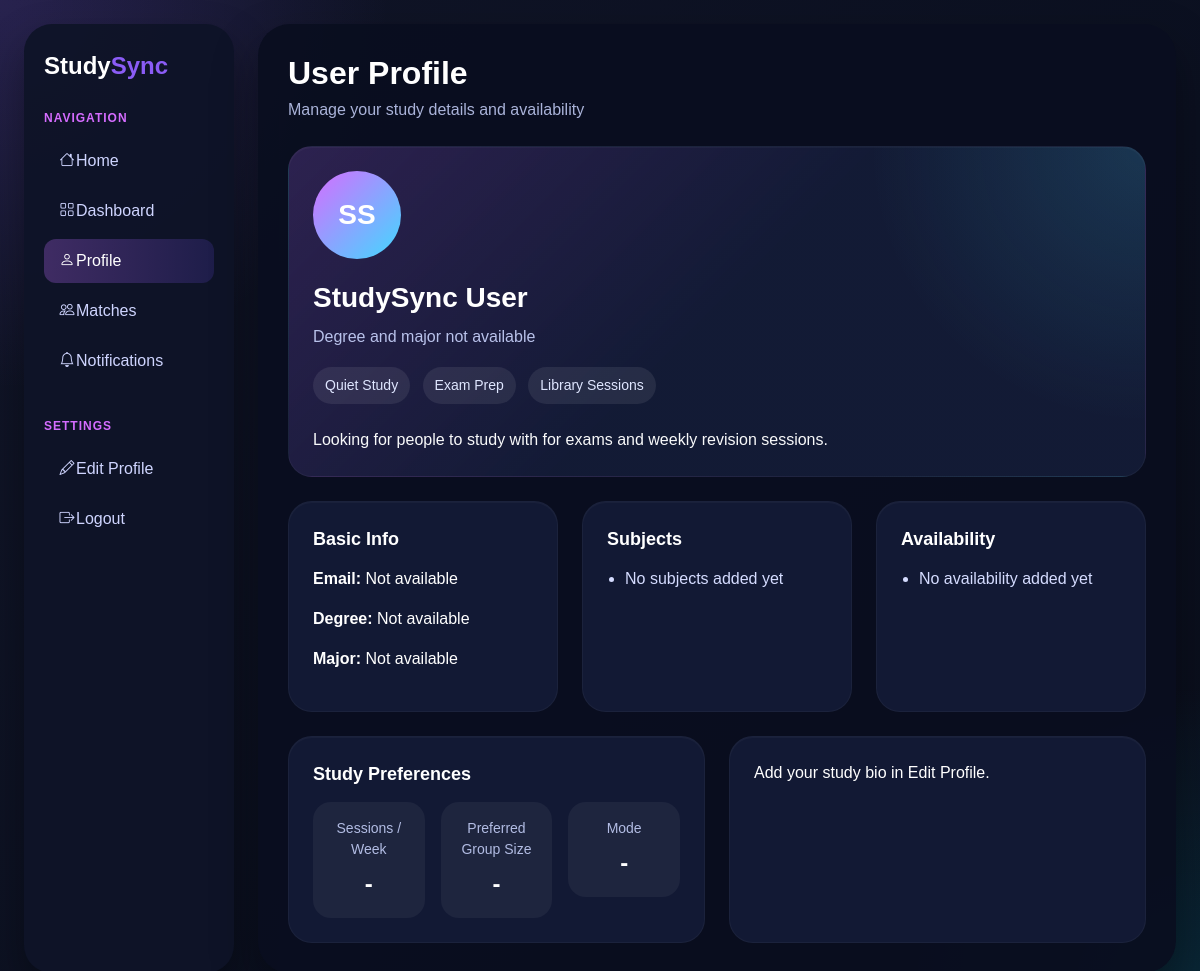
Before: /profile with the older database file.
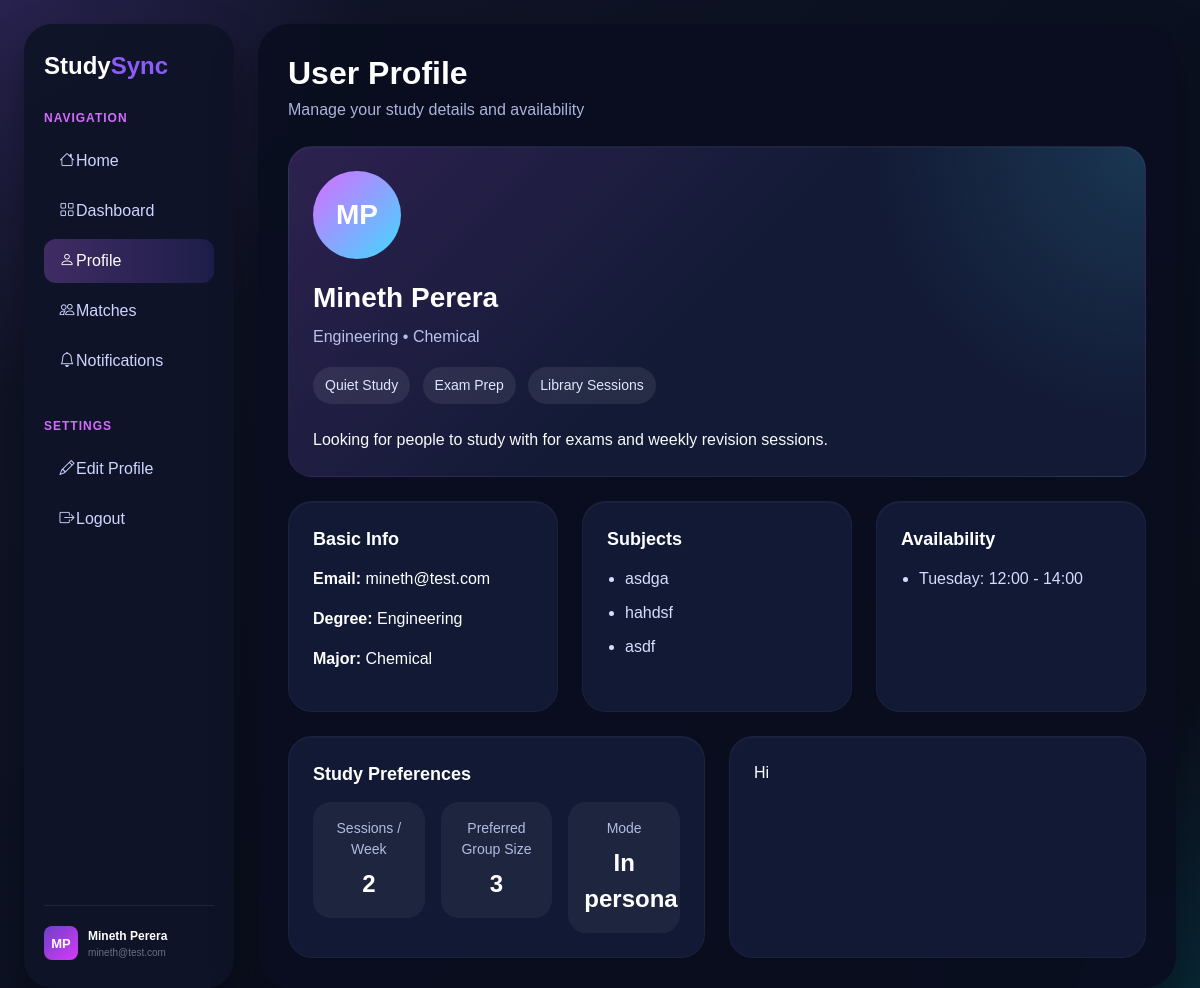
After: the same page with the newer database file.
### database.py (models this page shows, shortened)
class User(db.Model):
    id = db.Column(db.Integer, primary_key=True)
    first_name = db.Column(db.String(50), nullable=False)
    last_name = db.Column(db.String(50), nullable=False)
    email = db.Column(db.String(120), unique=True, nullable=False)
    degree = db.Column(db.String(100), nullable=False)
    major = db.Column(db.String(100), nullable=False)
    bio = db.Column(db.Text, nullable=True)
    sessions_per_week = db.Column(db.Integer, nullable=True)
    preferred_group_size = db.Column(db.String(20), nullable=True)
    study_mode = db.Column(db.String(30), nullable=True)
    subjects = db.relationship('UserSubject', backref='user', lazy=True, cascade='all, delete-orphan')
    availabilities = db.relationship('UserAvailability', backref='user', lazy=True, cascade='all, delete-orphan')

class UserSubject(db.Model):
    id = db.Column(db.Integer, primary_key=True)
    user_id = db.Column(db.Integer, db.ForeignKey('user.id'), nullable=False)
    subject_code = db.Column(db.String(30), nullable=False)

class UserAvailability(db.Model):
    id = db.Column(db.Integer, primary_key=True)
    user_id = db.Column(db.Integer, db.ForeignKey('user.id'), nullable=False)
    day_of_week = db.Column(db.String(20), nullable=False)
    start_time = db.Column(db.String(10), nullable=False)
    end_time = db.Column(db.String(10), nullable=False)

### app.py (the view, shortened to what this page needs)
@app.route("/profile", methods=["GET", "POST"])
def profile():
    user_id = request.args.get("user_id", type=int)
    if user_id is None:
        user_id = request.form.get("user_id", default=1, type=int)
    user = db.session.get(User, user_id)
    if user is None:
        return render_template(
            "userpages.html",
            current_user=None,
            subjects=[],
            availability_map={},
            day_names=DAY_NAMES,
            time_options=TIME_OPTIONS,
            profile_errors=[],
            open_profile_modal=False,
        )
    subject_codes = [item.subject_code for item in user.subjects]
    availability_map = {day: [] for day in DAY_NAMES}
    for item in user.availabilities:
        availability_map.setdefault(item.day_of_week, []).append((item.start_time, item.end_time))
    return render_template(
        "userpages.html",
        current_user=user,
        subjects=subject_codes,
        availability_map=availability_map,
        day_names=DAY_NAMES,
        time_options=TIME_OPTIONS,
        profile_errors=[],
        open_profile_modal=False,
    )

### templates/userpages.html (shortened to what this page needs)
<!DOCTYPE html>
<html lang="en">
<head>
    <link href="https://cdn.jsdelivr.net/npm/bootstrap-icons@1.11.3/font/bootstrap-icons.css" rel="stylesheet">
    <link
        href="https://cdn.jsdelivr.net/npm/bootstrap@5.3.8/dist/css/bootstrap.min.css"
        rel="stylesheet"
    />
     <link rel="stylesheet" href="{{ url_for('static', filename='styles.css') }}">
</head>
<body>
    <div class="app-shell">
        <aside class="sidebar">
            <h2><span class="logo-study">Study</span><span class="logo-sync">Sync</span></h2>
            <div class="sidebar-section">
                <div class="sidebar-title">Navigation</div>
                <a href="{{ url_for('landing') }}">
                    <i class="bi bi-house"></i> Home
                </a>
                <a href="{{ url_for('dashboard') }}">
                    <i class="bi bi-grid"></i> Dashboard
                </a>
                <a href="{{ url_for('profile') }}" class="active">
                    <i class="bi bi-person"></i> Profile
                </a>
                <a href="#">
                    <i class="bi bi-people"></i> Matches
                </a>
                <a href="{{ url_for('notifications') }}">
                    <i class="bi bi-bell"></i> Notifications
                </a>
            </div>
            <div class="sidebar-section">
                <div class="sidebar-title">Settings</div>
                <a href="#" id="editProfileBtn"><i class="bi bi-pencil"></i> Edit Profile</a>
                <a href="#"><i class="bi bi-box-arrow-right"></i> Logout</a>
            </div>
            {% if current_user %}
            <div class="sidebar-user-footer">
                <div class="sidebar-user-avatar">
                    {{ current_user.first_name[0] }}{{ current_user.last_name[0] }}
                </div>
                <div>
                    <div class="sidebar-user-name">{{ current_user.first_name }} {{ current_user.last_name }}</div>
                    <div class="sidebar-user-email">{{ current_user.email }}</div>
                </div>
            </div>
            {% endif %}
        </aside>
        <main class="main-content">
            <div class="page-header">
                <div>
                    <h1>User Profile</h1>
                    <p>Manage your study details and availability</p>
                </div>
            </div>
            <section class="profile-card">
                <div class="avatar">
                    {% if current_user %}
                        {{ current_user.first_name[0] }}{{ current_user.last_name[0] }}
                    {% else %}
                        SS
                    {% endif %}
                </div>
                <div class="profile-name">
                    {% if current_user %}
                        {{ current_user.first_name }} {{ current_user.last_name }}
                    {% else %}
                        StudySync User
                    {% endif %}
                </div>
                <div class="profile-subtext">
                    {% if current_user %}
                        {{ current_user.degree }} • {{ current_user.major }}
                    {% else %}
                        Degree and major not available
                    {% endif %}
                </div>
                <div class="mb-3">
                    <span class="tag">Quiet Study</span>
                    <span class="tag">Exam Prep</span>
                    <span class="tag">Library Sessions</span>
                </div>
                <p class="mb-0 text-light">Looking for people to study with for exams and weekly revision sessions.</p>
            </section>
            <div class="row g-4">
                <div class="col-lg-4">
                    <section class="info-card h-100">
                        <div class="section-heading">Basic Info</div>
                        <p><strong>Email:</strong> <span id="emailDisplay">{{ current_user.email if current_user else 'Not available' }}</span></p>
                        <p><strong>Degree:</strong> <span id="uniDisplay">{{ current_user.degree if current_user else 'Not available' }}</span></p>
                        <p><strong>Major:</strong> <span id="yearDisplay">{{ current_user.major if current_user else 'Not available' }}</span></p>
                    </section>
                </div>
                <div class="col-lg-4">
                    <section class="info-card h-100">
                        <div class="section-heading">Subjects</div>
                        <ul class="info-list">
                            {% if subjects %}
                                {% for subject in subjects %}
                                    <li>{{ subject }}</li>
                                {% endfor %}
                            {% else %}
                                <li>No subjects added yet</li>
                            {% endif %}
                        </ul>
                    </section>
                </div>
                <div class="col-lg-4">
                    <section class="info-card h-100">
                        <div class="d-flex justify-content-between align-items-center">
                            <div class="section-heading">Availability</div>
                        </div>
                        <ul class="info-list">
                            {% for day in day_names %}
                                {% if availability_map.get(day) %}
                                    {% for slot in availability_map[day] %}
                                        <li id="{{ day|lower }}Display{{ loop.index }}">{{ day }}: {{ slot[0] }} - {{ slot[1] }}</li>
                                    {% endfor %}
                                {% endif %}
                            {% endfor %}
                            {% if not availability_map.values() | select | list %}
                                <li>No availability added yet</li>
                            {% endif %}
                        </ul>
                    </section>
                </div>
                <div class="col-lg-6">
                    <section class="info-card h-100">
                        <div class="section-heading">Study Preferences</div>
                        <div class="row g-3">
                            <div class="col-sm-4">
                                <div class="stats-box">
                                    <div class="stats-label">Sessions / Week</div>
                                    <div class="stats-value">{{ current_user.sessions_per_week if current_user and current_user.sessions_per_week else '-' }}</div>
                                </div>
                            </div>
                            <div class="col-sm-4">
                                <div class="stats-box">
                                    <div class="stats-label">Preferred Group Size</div>
                                    <div class="stats-value">{{ current_user.preferred_group_size if current_user and current_user.preferred_group_size else '-' }}</div>
                                </div>
                            </div>
                            <div class="col-sm-4">
                                <div class="stats-box">
                                    <div class="stats-label">Mode</div>
                                    <div class="stats-value">{{ current_user.study_mode if current_user and current_user.study_mode else '-' }}</div>
                                </div>
                            </div>
                        </div>
                    </section>
                </div>
                <div class="col-lg-6">
                    <section class="info-card h-100">
                        <p class="mb-0" id="aboutDisplay">{{ current_user.bio if current_user and current_user.bio else 'Add your study bio in Edit Profile.' }}</p>
                    </section>
                </div>
            </div>
        </main>
    </div>
</body>
</html>

### static/styles.css (style rules this page uses)
* { box-sizing: border-box; }
body { margin: 0; overflow-x: auto; min-height: 100vh; font-family: Arial, sans-serif; background: radial-gradient(circle at top left, rgba(144, 95, 255, 0.18), transparent 25%), radial-gradient(circle at bottom right, rgba(0, 224, 255, 0.12), transparent 20%), linear-gradient(135deg, #111528, #0b1020 60%, #0a0e1b); color: #ffffff; }
.app-shell { display: flex; min-height: 100vh; padding: 24px; gap: 24px; }
.sidebar { width: 250px; flex-shrink: 0; background: rgba(14, 20, 40, 0.95); border-radius: 28px; padding: 28px 20px; box-shadow: 0 20px 40px rgba(0, 0, 0, 0.35); display: flex; flex-direction: column; }
.sidebar h2 { font-size: 24px; font-weight: 700; margin-bottom: 28px; }
.logo-study { color: #ffffff; font-weight: 700; }
.logo-sync { color: #8b5cf6; font-weight: 700; }
.sidebar-section { margin-bottom: 28px; }
.sidebar-title { font-size: 12px; letter-spacing: 1px; text-transform: uppercase; color: #d56cff; margin-bottom: 12px; font-weight: 700; }
.sidebar a { display: flex; align-items: center; text-decoration: none; color: #cfd5ff; padding: 10px 14px; border-radius: 12px; margin-bottom: 6px; transition: 0.2s; }
.sidebar a i { font-size: 15px; width: 18px; text-align: center; flex-shrink: 0; }
.sidebar a:hover, .sidebar a.active { background: linear-gradient(90deg, rgba(191, 108, 255, 0.28), rgba(113, 82, 255, 0.16)); color: #ffffff; }
.sidebar-user-footer { margin-top: auto; padding-top: 20px; border-top: 1px solid rgba(255, 255, 255, 0.07); display: flex; align-items: center; gap: 10px; }
.sidebar-user-avatar { width: 34px; height: 34px; border-radius: 8px; background: linear-gradient(135deg, #6d3fc7, #d63af9); display: flex; align-items: center; justify-content: center; font-size: 13px; font-weight: 700; color: #fff; flex-shrink: 0; }
.sidebar-user-name { font-size: 12px; font-weight: 600; color: #ffffff; }
.sidebar-user-email { font-size: 10px; color: #6b7280; white-space: nowrap; overflow: hidden; text-overflow: ellipsis; }
.main-content { flex: 1; min-width: 0; background: rgba(9, 14, 31, 0.92); border-radius: 32px; padding: 30px; box-shadow: 0 20px 45px rgba(0, 0, 0, 0.35); }
.page-header { display: flex; justify-content: space-between; align-items: center; margin-bottom: 24px; gap: 20px; }
.page-header h1 { margin: 0; font-size: 32px; font-weight: 700; }
.page-header p { margin: 6px 0 0; color: #aab3d9; }
.profile-card, .info-card { background: rgba(19, 27, 54, 0.95); border-radius: 24px; padding: 24px; border: 1px solid rgba(255, 255, 255, 0.04); box-shadow: inset 0 1px 0 rgba(255, 255, 255, 0.03); }
.profile-card { margin-bottom: 24px; background: radial-gradient(circle at top right, rgba(67, 220, 255, 0.14), transparent 30%), linear-gradient(135deg, rgba(175, 106, 255, 0.22), rgba(19, 27, 54, 0.98) 50%); }
.avatar { width: 88px; height: 88px; border-radius: 50%; background: linear-gradient(135deg, #d66dff, #41d9ff); display: flex; align-items: center; justify-content: center; font-size: 28px; font-weight: 700; color: #ffffff; margin-bottom: 18px; }
.profile-name { font-size: 28px; font-weight: 700; margin-bottom: 6px; }
.profile-subtext { color: #b9c2eb; margin-bottom: 18px; }
.tag { display: inline-block; background: rgba(255, 255, 255, 0.08); color: #dfe6ff; padding: 8px 12px; border-radius: 999px; font-size: 14px; margin-right: 8px; margin-bottom: 8px; }
.section-heading { font-size: 18px; font-weight: 700; margin-bottom: 14px; }
.info-list { margin: 0; padding-left: 18px; color: #d5dcff; }
.info-list li { margin-bottom: 10px; }
.stats-box { background: rgba(255, 255, 255, 0.05); border-radius: 18px; padding: 16px; text-align: center; }
.stats-label { color: #b2bce3; font-size: 14px; margin-bottom: 6px; }
.stats-value { font-size: 24px; font-weight: 700; }
@media (max-width: 1200px) { .sidebar { width: 210px; } }
@media (max-width: 1200px) { .page-header { flex-direction: column; align-items: flex-start; } }

Changed rows visible on the page:
added User: first_name "M", last_name "P", first_name "Mineth", last_name "Perera", email "mineth@test.com", degree "Engineering", major "Chemical", sessions_per_week "2", preferred_group_size "3", study_mode "In persona", bio "Hi"
added UserSubject: subject_code "asdga"
added UserSubject: subject_code "hahdsf"
added UserSubject: subject_code "asdf"
added UserAvailability: day_of_week "Tuesday", start_time "12:00", end_time "14:00"
Other visible differences:
{{ current_user.email if current_user else 'Not available' }}: "Not available" → (not shown)
{{ current_user.degree if current_user else 'Not available' }}: "Not available" → (not shown)
{{ current_user.major if current_user else 'Not available' }}: "Not available" → (not shown)
text no longer shown: "SS StudySync User Degree and major not available No subjects added yet No availability added yet - - - Add your study bio in Edit Profile."
